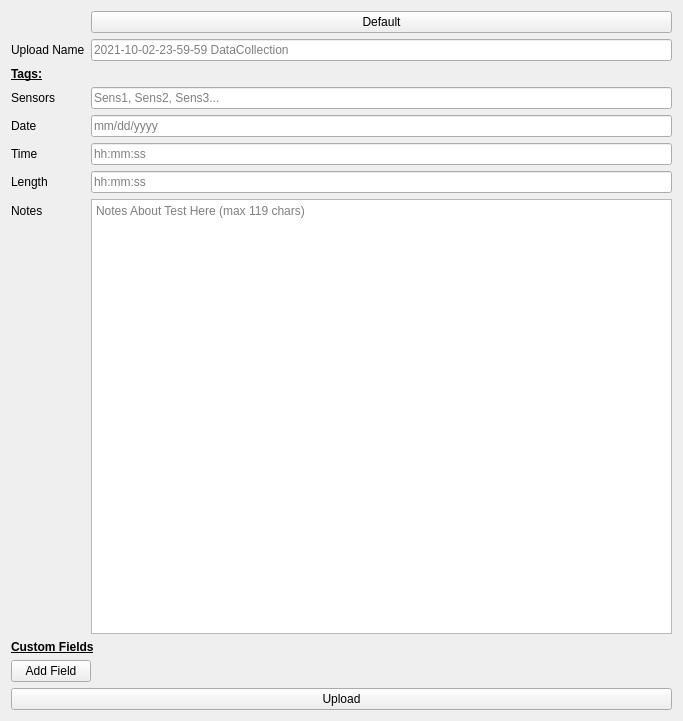
<?xml version="1.0" encoding="UTF-8"?>
<ui version="4.0">
 <class>Form</class>
 <widget class="QWidget" name="Form">
  <property name="geometry">
   <rect>
    <x>0</x>
    <y>0</y>
    <width>683</width>
    <height>721</height>
   </rect>
  </property>
  <property name="windowTitle">
   <string>Form</string>
  </property>
  <layout class="QVBoxLayout" name="verticalLayout">
   <item>
    <layout class="QFormLayout" name="RequiredFields">
     <item row="0" column="1">
      <widget class="QPushButton" name="RefreshButton">
       <property name="text">
        <string>Default</string>
       </property>
      </widget>
     </item>
     <item row="1" column="0">
      <widget class="QLabel" name="label_UploadName">
       <property name="text">
        <string>Upload Name</string>
       </property>
      </widget>
     </item>
     <item row="1" column="1">
      <widget class="QLineEdit" name="Name">
       <property name="text">
        <string/>
       </property>
       <property name="placeholderText">
        <string>2021-10-02-23-59-59 DataCollection</string>
       </property>
      </widget>
     </item>
     <item row="2" column="0">
      <widget class="QLabel" name="label_Tags">
       <property name="font">
        <font>
         <weight>75</weight>
         <bold>true</bold>
         <underline>true</underline>
        </font>
       </property>
       <property name="text">
        <string>Tags:</string>
       </property>
      </widget>
     </item>
     <item row="3" column="0">
      <widget class="QLabel" name="label_Sensors">
       <property name="text">
        <string>Sensors</string>
       </property>
      </widget>
     </item>
     <item row="3" column="1">
      <widget class="QLineEdit" name="SensorList">
       <property name="text">
        <string/>
       </property>
       <property name="placeholderText">
        <string>Sens1, Sens2, Sens3...</string>
       </property>
      </widget>
     </item>
     <item row="5" column="0">
      <widget class="QLabel" name="label_Date">
       <property name="text">
        <string>Date</string>
       </property>
      </widget>
     </item>
     <item row="8" column="0">
      <widget class="QLabel" name="label_Notes">
       <property name="text">
        <string>Notes</string>
       </property>
      </widget>
     </item>
     <item row="8" column="1">
      <widget class="QTextEdit" name="Notes">
       <property name="html">
        <string>&lt;!DOCTYPE HTML PUBLIC &quot;-//W3C//DTD HTML 4.0//EN&quot; &quot;http://www.w3.org/TR/REC-html40/strict.dtd&quot;&gt;
&lt;html&gt;&lt;head&gt;&lt;meta name=&quot;qrichtext&quot; content=&quot;1&quot; /&gt;&lt;style type=&quot;text/css&quot;&gt;
p, li { white-space: pre-wrap; }
&lt;/style&gt;&lt;/head&gt;&lt;body style=&quot; font-family:'MS Shell Dlg 2'; font-size:8pt; font-weight:400; font-style:normal;&quot;&gt;
&lt;p style=&quot;-qt-paragraph-type:empty; margin-top:0px; margin-bottom:0px; margin-left:0px; margin-right:0px; -qt-block-indent:0; text-indent:0px; font-size:7.8pt;&quot;&gt;&lt;br /&gt;&lt;/p&gt;&lt;/body&gt;&lt;/html&gt;</string>
       </property>
       <property name="placeholderText">
        <string>Notes About Test Here (max 119 chars)</string>
       </property>
      </widget>
     </item>
     <item row="5" column="1">
      <widget class="QLineEdit" name="Date">
       <property name="text">
        <string/>
       </property>
       <property name="placeholderText">
        <string>mm/dd/yyyy</string>
       </property>
      </widget>
     </item>
     <item row="6" column="0">
      <widget class="QLabel" name="label">
       <property name="text">
        <string>Time</string>
       </property>
      </widget>
     </item>
     <item row="6" column="1">
      <widget class="QLineEdit" name="Time">
       <property name="placeholderText">
        <string>hh:mm:ss</string>
       </property>
      </widget>
     </item>
     <item row="7" column="1">
      <widget class="QLineEdit" name="Length">
       <property name="text">
        <string/>
       </property>
       <property name="placeholderText">
        <string>hh:mm:ss</string>
       </property>
      </widget>
     </item>
     <item row="7" column="0">
      <widget class="QLabel" name="label_Length">
       <property name="text">
        <string>Length</string>
       </property>
      </widget>
     </item>
    </layout>
   </item>
   <item>
    <layout class="QFormLayout" name="CustomFields">
     <item row="0" column="0">
      <widget class="QLabel" name="label_CFields">
       <property name="font">
        <font>
         <weight>75</weight>
         <bold>true</bold>
         <underline>true</underline>
        </font>
       </property>
       <property name="text">
        <string>Custom Fields</string>
       </property>
      </widget>
     </item>
     <item row="1" column="0">
      <widget class="QPushButton" name="Add_Fields">
       <property name="text">
        <string>Add Field</string>
       </property>
      </widget>
     </item>
    </layout>
   </item>
   <item>
    <widget class="QPushButton" name="DoneButton">
     <property name="text">
      <string>Upload</string>
     </property>
     <property name="default">
      <bool>false</bool>
     </property>
    </widget>
   </item>
  </layout>
 </widget>
 <resources/>
 <connections/>
</ui>
